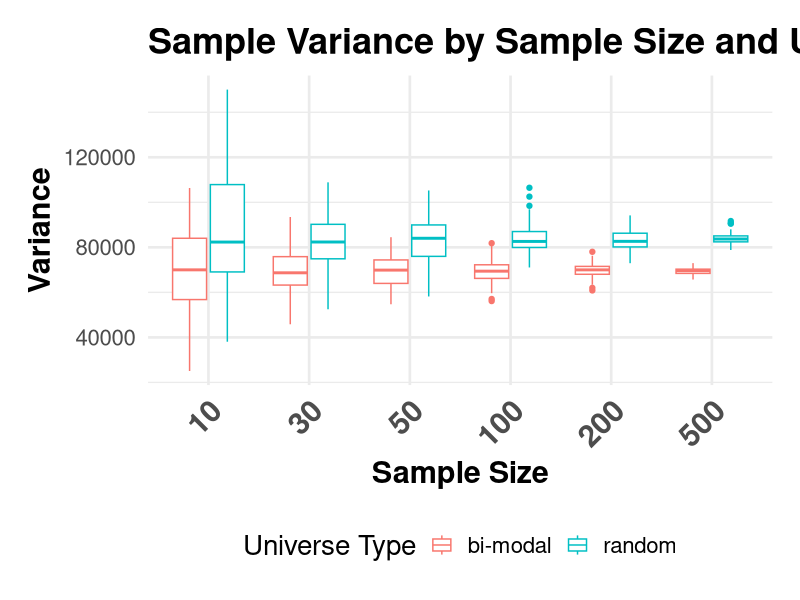
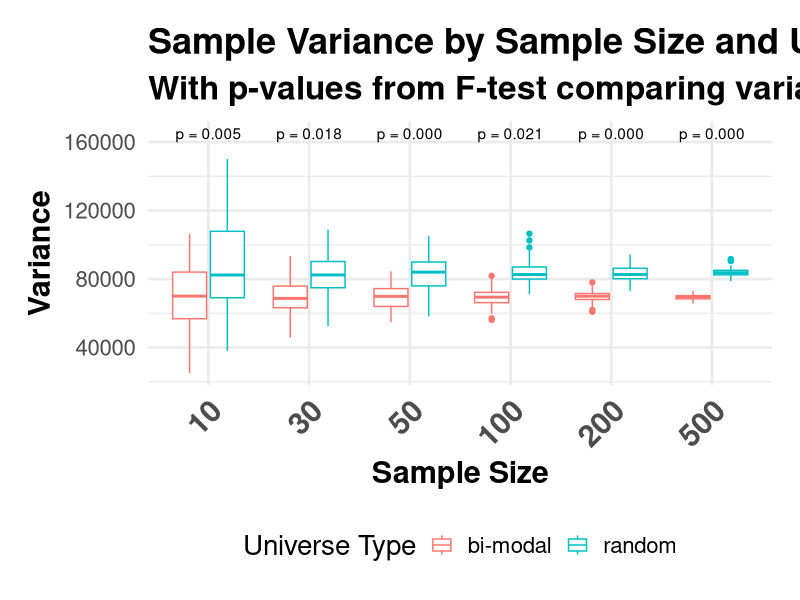
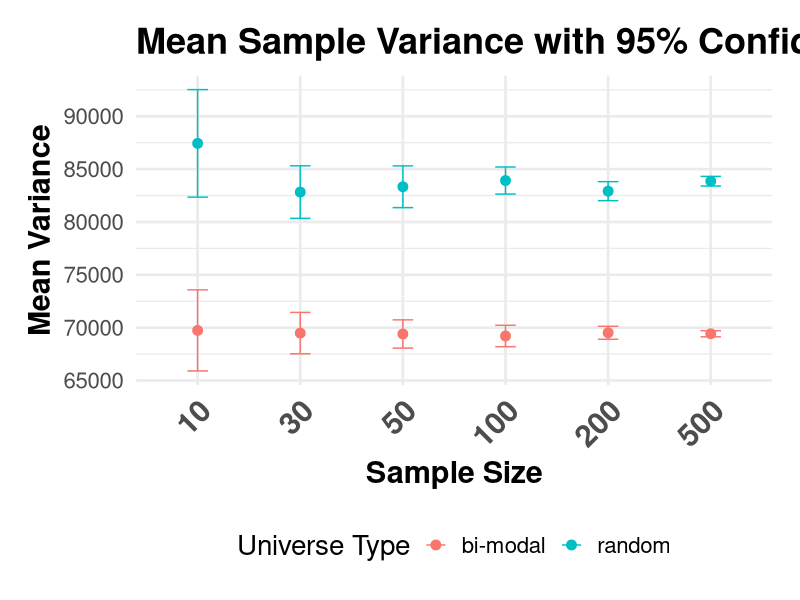
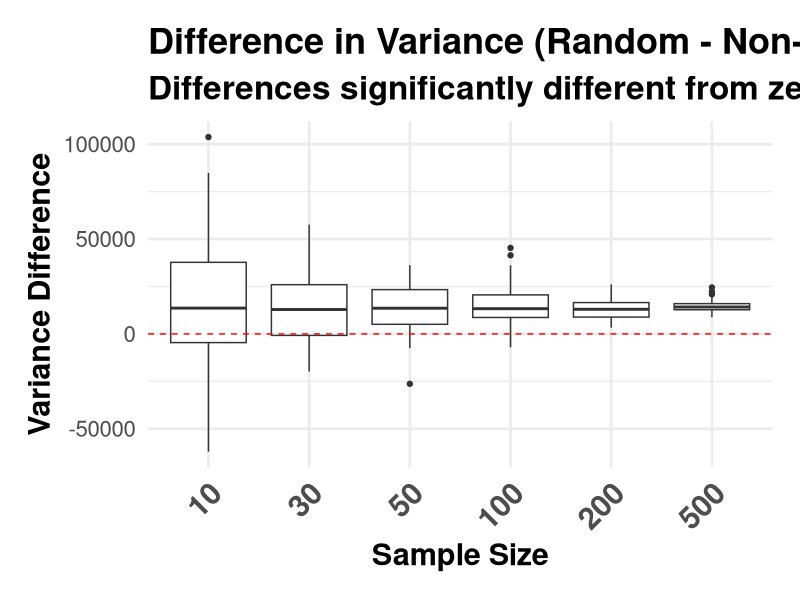
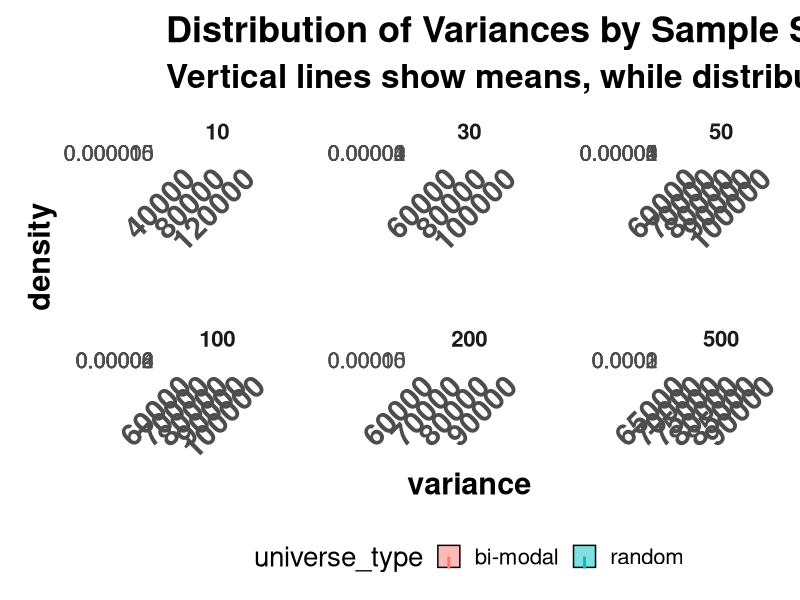
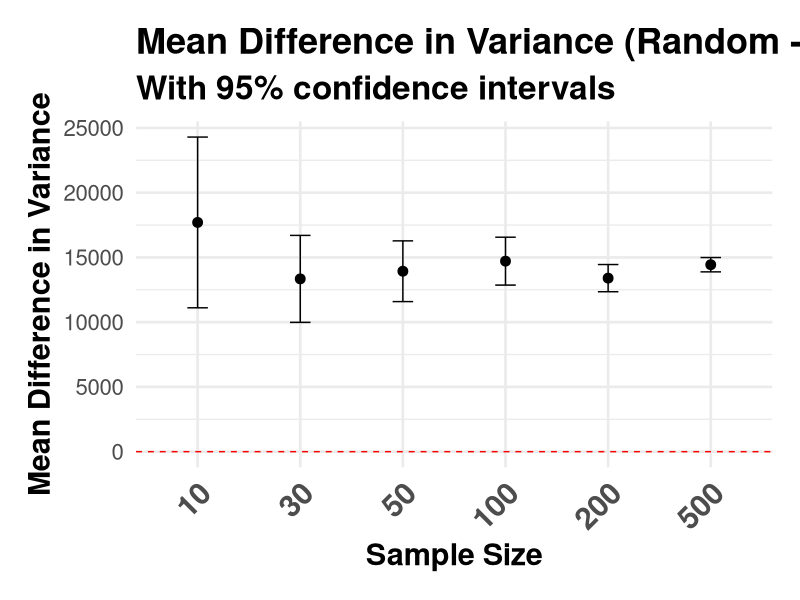

The R source for these figures, in order:
## ---- chunk 1
#| label: setup
#| include: false
# R version 4.4.3 (2025-02-28)
# Platform: x86_64-apple-darwin20
# Running under: macOS Sequoia 15.6.1
# Rstudio 2025.9.2.418 (Cucumberleaf Sunflower)
# 

# install.packages(c("mapview", "survey", "srvyr", "arcgislayers"))

# census_api_key("95496766c51541ee6f402c1e1a8658581285b759", install = TRUE, overwrite = TRUE)



# Force dplyr's select to take precedence
select <- dplyr::select
filter <- dplyr::filter

# Options
options(scipen = 999)
options(qic.clshade = T) # NO LONGER NEEDED; CHARTS ALL PREPARED WITH GGPLOT2 ONLY
options(qic.linecol = 'black') # NO LONGER NEEDED; CHARTS ALL PREPARED WITH GGPLOT2 ONLY
options(qic.signalcol = "firebrick") # NO LONGER NEEDED; CHARTS ALL PREPARED WITH GGPLOT2 ONLY
options(qic.targetcol = "purple") # NO LONGER NEEDED; CHARTS ALL PREPARED WITH GGPLOT2 ONLY
options(DT.options = list(dom = 'pBlfrti')) # Add buttons, filtering, and top (t) pagination controls
options(shiny.maxRequestSize = 50 * 1024^2) # Set upload maximum to 50 MB
options(tigris_use_cache = TRUE)


# Set global theme for consistent plots
ggplot2::theme_set(ggplot2::theme_minimal(base_size = 20) + 
                   ggplot2::theme(plot.title = ggplot2::element_text(face = "bold",
                                                                      size = 26),
                                  plot.subtitle = ggplot2::element_text(face = "bold",
                                                                         size = 24),
                                  axis.title.x = ggplot2::element_text(face = "bold",
                                                                        size = 22),
                                  axis.title.y = ggplot2::element_text(face = "bold",
                                                                        size = 22),
                                  axis.text.x = ggplot2::element_text(face = "bold",
                                                                       size = 22,
                                                                       angle = 45,
                                                                       hjust = 1),
                                  legend.position = "bottom",
                                  strip.text = ggplot2::element_text(face = "bold"),
                                  panel.spacing.x = grid::unit(1.5,
                                                                "cm"),
                                  panel.spacing.y = grid::unit(1.5,
                                                                "cm"),
                                  plot.margin = ggplot2::margin(20,
                                                                 20,
                                                                 20,
                                                                 20,
                                                                 "pt")))


# Set seed for reproducibility
set.seed(123)

## ---- chunk 2

# Create a random universe (1000 random integers between 1 and 1000)
random_universe <- base::sample(1:1000, 1000, replace = TRUE)

# Create non-random universes (several options)

# Option 1: Sequential numbers
sequential_universe <- 1:1000

# Option 2: Clustered data (4 distinct clusters)
clustered_universe <- c(
  stats::rnorm(250, mean = 100, sd = 20),
  stats::rnorm(250, mean = 300, sd = 20),
  stats::rnorm(250, mean = 600, sd = 20),
  stats::rnorm(250, mean = 900, sd = 20)
)
# Round to integers and ensure values are within 1-1000
clustered_universe <- base::pmin(1000, base::pmax(1, base::round(clustered_universe)))

# Option 3: Bimodal distribution
bimodal_universe <- c(
  stats::rnorm(500, mean = 250, sd = 100),
  stats::rnorm(500, mean = 750, sd = 100)
)
# Round to integers and ensure values are within 1-1000
bimodal_universe <- base::pmin(1000, base::pmax(1, base::round(bimodal_universe)))

# Option 4: Increasing variance (first half has low variance, second half high)
increasing_var_universe <- c(
  stats::rnorm(500, mean = 500, sd = 50),
  stats::rnorm(500, mean = 500, sd = 200)
)
# Round to integers and ensure values are within 1-1000
increasing_var_universe <- base::pmin(1000, base::pmax(1, base::round(increasing_var_universe)))
 


## ---- chunk 3
# Step 2: Function to take samples and calculate variance
calculate_sample_variances <- function(universe, sample_size, num_samples = 100) {
  variances <- numeric(num_samples)
  for(i in 1:num_samples) {
    sample_data <- sample(universe, sample_size)
    variances[i] <- stats::var(sample_data)
  }
  return(variances)
}

## ---- chunk 4
# Step 3: Experiment with different sample sizes
sample_sizes <- c(10, 30, 50, 100, 200, 500)
results <- list()

# define the nonrandom universe type
for(size in sample_sizes) {
  random_variances <- calculate_sample_variances(random_universe, size)
  nonrandom_variances <- calculate_sample_variances(bimodal_universe, size)
  
  results[[paste0("size_", size)]] <- list(
    random = random_variances,
    nonrandom = nonrandom_variances
  )
}

## ---- chunk 5
# Convert nested list to a data frame
results_df <- data.frame()

for(size_name in names(results)) {
  # Extract the numeric size from the name
  size <- as.numeric(gsub("size_", "", size_name))
  
  # Add random universe results
  random_data <- data.frame(
    sample_size = size,
    variance = results[[size_name]]$random,
    universe_type = "random"
  )
  
  # Add non-random universe results
  nonrandom_data <- data.frame(
    sample_size = size,
    variance = results[[size_name]]$nonrandom,
    universe_type = "bi-modal"
  )
  
  # Combine the data
  results_df <- rbind(results_df, random_data, nonrandom_data)
}

# Now you can plot with ggplot
ggplot2::ggplot(results_df, 
                ggplot2::aes(x = factor(sample_size),
                             y = variance, 
                             color = universe_type
                             )
                ) +
  ggplot2::geom_boxplot() +
  ggplot2::labs(
    title = "Sample Variance by Sample Size and Universe Type",
    x = "Sample Size",
    y = "Variance",
    color = "Universe Type"
  ) 

## ---- chunk 6
# Calculate p-values comparing variances across universe types for each sample size
result_stats <- data.frame()

for(size_name in names(results)) {
  # Extract the numeric size from the name
  size <- base::as.numeric(base::gsub("size_", "", size_name))
  
  # Run F-test to compare variances
  f_test <- stats::var.test(results[[size_name]]$random, results[[size_name]]$nonrandom)
  
  # Store results
  result_stats <- base::rbind(result_stats, base::data.frame(
    sample_size = size,
    p_value = f_test$p.value,
    significant = f_test$p.value < 0.05
  ))
}

## ---- chunk 7
# Add p-values to the plot
ggplot2::ggplot(results_df, ggplot2::aes(x = factor(sample_size), y = variance, color = universe_type)) +
  ggplot2::geom_boxplot() +
  ggplot2::geom_text(data = result_stats, 
            ggplot2::aes(x = base::factor(sample_size), 
                y = max(results_df$variance) * 1.1,
                label = sprintf("p = %.3f", p_value)),
            inherit.aes = FALSE) +
  ggplot2::labs(
    title = "Sample Variance by Sample Size and Universe Type",
    subtitle = "With p-values from F-test comparing variances",
    x = "Sample Size",
    y = "Variance",
    color = "Universe Type"
  ) 

## ---- chunk 8
# Calculate mean and confidence intervals for your variances
results_summary <- results_df |>
  dplyr::group_by(sample_size, universe_type) |>
  dplyr::summarize(
    mean_variance = mean(variance),
    sd_variance = stats::sd(variance),
    n = dplyr::n(),
    se = sd_variance/sqrt(n),
    ci_lower = mean_variance - 1.96*se,
    ci_upper = mean_variance + 1.96*se
  )

# Plot with confidence intervals
ggplot2::ggplot(results_summary, ggplot2::aes(x = factor(sample_size), y = mean_variance, color = universe_type)) +
  ggplot2::geom_point(size = 3) +
  ggplot2::geom_errorbar(ggplot2::aes(ymin = ci_lower, ymax = ci_upper), width = 0.2) +
  ggplot2::labs(
    title = "Mean Sample Variance with 95% Confidence Intervals",
    x = "Sample Size",
    y = "Mean Variance",
    color = "Universe Type"
  )

## ---- chunk 9
# Calculate the difference in variance between random and non-random for each sample size
diff_data <- data.frame()

for(size_name in names(results)) {
  size <- as.numeric(gsub("size_", "", size_name))
  
  # Calculate differences for each simulation pair
  n_sims <- base::length(results[[size_name]]$random)
  differences <- results[[size_name]]$random - results[[size_name]]$nonrandom
  
  diff_data <- base::rbind(diff_data, 
                           base::data.frame(
    sample_size = base::rep(size, n_sims),
    variance_difference = differences
  ))
}

# Plot the differences
ggplot2::ggplot(diff_data, ggplot2::aes(x = factor(sample_size), y = variance_difference)) +
  ggplot2::geom_boxplot() +
  ggplot2::geom_hline(yintercept = 0, linetype = "dashed", color = "red") +
  ggplot2::labs(
    title = "Difference in Variance (Random - Non-random)",
    subtitle = "Differences significantly different from zero indicate distinct populations",
    x = "Sample Size",
    y = "Variance Difference"
  )

## ---- chunk 10


# Calculate means first
mean_vars <- results_df |>
  dplyr::group_by(universe_type) |>
  dplyr::summarize(mean_var = mean(variance))

# Then plot
ggplot2::ggplot(results_df, 
                ggplot2::aes(x = variance, 
                             fill = universe_type)) +
  ggplot2::geom_density(alpha = 0.5) +
  ggplot2::geom_vline(data = mean_vars,
                      ggplot2::aes(xintercept = mean_var, color = universe_type),
                      linetype = "dashed", linewidth = 1) +
  ggplot2::facet_wrap(~sample_size, scales = "free") +
  ggplot2::labs(title = "Distribution of Variances by Sample Size",
                subtitle = "Vertical lines show means, while distributions show overall spread")

## ---- chunk 11
# For each sample size, perform a one-sample t-test on the differences
diff_stats <- data.frame()

for(size_name in names(results)) {
  size <- base::as.numeric(base::gsub("size_", "", size_name))
  
  # Calculate differences for this sample size
  differences <- results[[size_name]]$random - results[[size_name]]$nonrandom
  
  # Perform one-sample t-test against μ = 0
  t_test <- t.test(differences, mu = 0)
  
  # Store results
  diff_stats <- base::rbind(diff_stats, 
                      base::data.frame(
                        sample_size = size,
                        mean_diff = base::mean(differences),
                        p_value = t_test$p.value,
                        significant = t_test$p.value < 0.05,
                        lower_ci = t_test$conf.int[1],
                        upper_ci = t_test$conf.int[2]
                        )
                      )
}

# # Print the results
# print(diff_stats)
## ---- chunk 12
# Plot the differences with confidence intervals
ggplot2::ggplot(diff_stats, 
                ggplot2::aes(x = factor(sample_size), 
                             y = mean_diff)
                ) +
  ggplot2::geom_point(size = 3) +
  ggplot2::geom_errorbar(
    ggplot2::aes(ymin = lower_ci,
                 ymax = upper_ci
                 ), 
    width = 0.2
    ) +
  ggplot2::geom_hline(yintercept = 0,
                      linetype = "dashed",
                      color = "red"
                      ) +
  ggplot2::labs(
    title = "Mean Difference in Variance (Random - Non-random)",
    subtitle = "With 95% confidence intervals",
    x = "Sample Size",
    y = "Mean Difference in Variance"
  )
